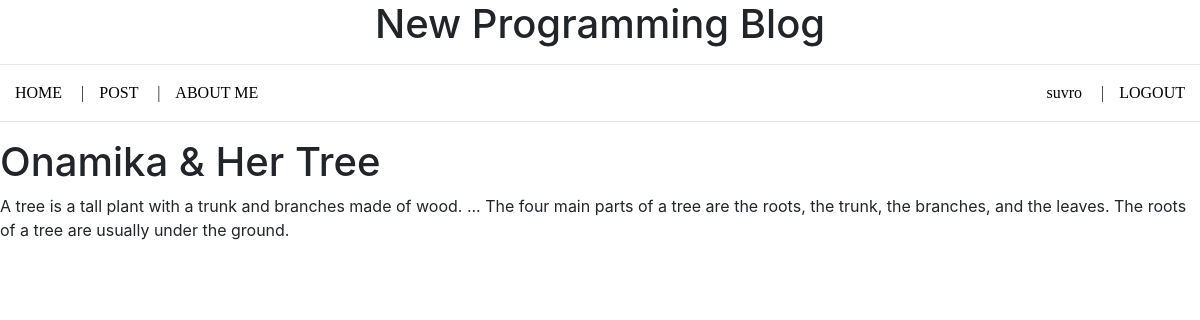
The page /single-post/3/ (signed in) on the database its author committed.
### Post/models.py (models this page shows, shortened)
class Post(models.Model):
    title = models.CharField(max_length=100)
    description = models.TextField()

### Post/views.py (the view)
# urls.py: path('single-post/<post_id>/', views.single_post, name='single-post'),
def single_post(request, post_id):
    post = Post.objects.get(pk=post_id)
    return render(request, 'single_post.html', {'post': post})

### templates/single_post.html
{% extends 'base.html' %}
{% block content %}
      <h1> {{ post.title }} </h1>
      <p> {{ post.description }}</p>
{% endblock %}

### templates/base.html (shortened to what this page needs)
<!DOCTYPE html>
<html lang="en">
<head>
    {% load staticfiles %}
    <link href="{% static 'css/bootstrap.min.css' %}" rel="stylesheet">
    <link rel="stylesheet" href="{% static 'style.css' %}">
</head>
<body>
    <h1 align="center"> New Programming Blog </h1>
    <hr>
    <ul>
        <li><a href="{% url 'home' %}"> HOME </a> | </li>
        <li><a href="{% url 'post-list' %}"> POST </a> | </li>
        <li><a href="{% url 'about-me' %}"> ABOUT ME </a> </li>
        {% if user.is_authenticated %}
        <li style="float:right"> <a href="{% url 'logout' %}" > LOGOUT </a></li>
        <li style="float:right"> <a href="{% url 'logged-user' %}" > {{user.username}} </a>|</li>
        {% else %}
        <li style="float:right"> <a href="{% url 'register' %}" > REGISTER </a></li>
        <li style="float:right"> <a href="{% url 'login' %}"> LOGIN </a>|</li>
        {% endif %}
    </ul>
    <hr>
    {% block content %}
    {% endblock %}
</body>
</html>

### static/style.css (style rules this page uses)
body { background-color: white; }
ul { list-style-type: none; margin: 0; padding: 0; overflow: hidden; background-color: white; font-family: Cambria, Cochin, Georgia, Times, 'Times New Roman', serif; }
li { float: left; }
li a { color: black; text-align: center; padding: 15px 15px; text-decoration: none; }

### rows shown on the page
Post: title "Onamika & Her Tree", description "A tree is a tall plant with a trunk and branches made of wood. ... The four main parts of a tree are the roots, the trunk, the branches, and the leaves. The roots of a tree are usually under the ground."

### other values the page prints
{{ user.username }} "suvro"
